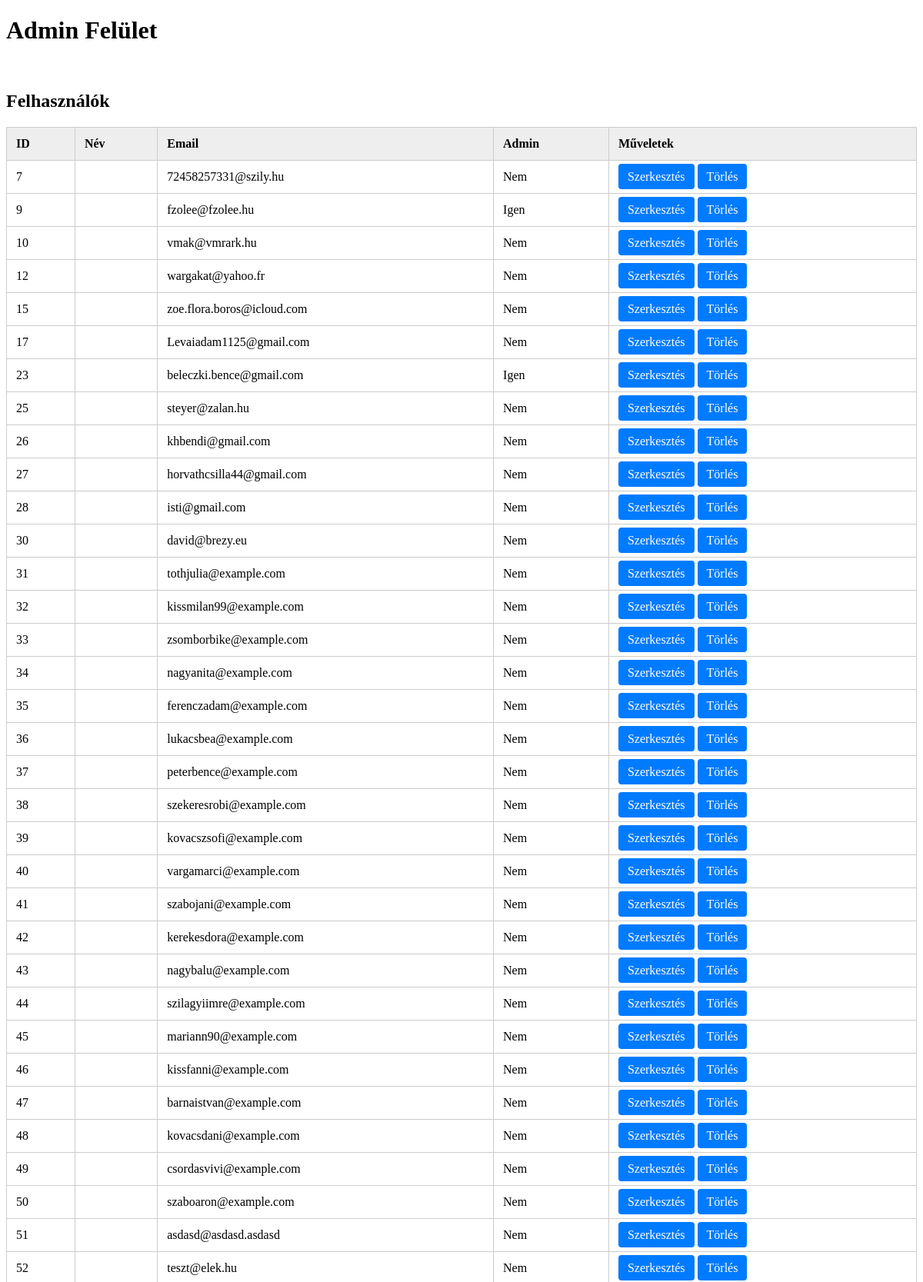
Screenshot of /edit_car.php (signed in, upper part) with the database file from the repository.
### tables this page shows
CREATE TABLE `users` (
  `id` int(11) NOT NULL,
  `nev` varchar(255) NOT NULL,
  `username` varchar(255) NOT NULL,
  `password` varchar(255) NOT NULL,
  `email` varchar(255) NOT NULL,
  `jogositvany_megszerzese` date NOT NULL,
  `jogositvany_szam` varchar(9) NOT NULL,
  `admin` tinyint(1) NOT NULL
);

### edit_car.php (the view, shortened to what this page needs)
<?php
include('db_connect.php');
$users_result = mysqli_query($conn, "SELECT * FROM users");
?>
<!DOCTYPE html>
<html lang="hu">
<head>
</head>
<body>
    <h1>Admin Felület</h1>
    <h2>Felhasználók</h2>
    <table>
        <thead>
            <tr>
                <th>ID</th>
                <th>Név</th>
                <th>Email</th>
                <th>Admin</th>
                <th>Műveletek</th>
            </tr>
        </thead>
        <tbody>
            <?php while ($user = mysqli_fetch_assoc($users_result)) { ?>
                <tr>
                    <td><?php echo htmlspecialchars($user['id']); ?></td>
                    <td><?php echo htmlspecialchars($user['name']); ?></td>
                    <td><?php echo htmlspecialchars($user['email']); ?></td>
                    <td><?php echo $user['admin'] == 1 ? 'Igen' : 'Nem'; ?></td>
                    <td>
                        <a href="edit_user.php?id=<?php echo $user['id']; ?>" class="button">Szerkesztés</a>
                        <a href="?delete_user=<?php echo $user['id']; ?>" class="button" onclick="return confirm('Biztosan törölni szeretnéd?')">Törlés</a>
                    </td>
                </tr>
            <?php } ?>
        </tbody>
    </table>
</body>
</html>

### edit_car.php (style rules this page uses)
table { border-collapse: collapse; width: 100%; margin-bottom: 40px; }
th, td { border: 1px solid #ccc; padding: 12px; text-align: left; }
th { background-color: #eee; }
a.button { padding: 8px 12px; background-color: #007BFF; color: #fff; text-decoration: none; border-radius: 4px; }
h2 { margin-top: 60px; }

### rows the page displays
users: id "7", email "72458257331@szily.hu", admin "Nem"
users: id "9", email "fzolee@fzolee.hu", admin "Igen"
users: id "10", email "vmak@vmrark.hu", admin "Nem"
users: id "12", email "wargakat@yahoo.fr", admin "Nem"
users: id "15", email "zoe.flora.boros@icloud.com", admin "Nem"
users: id "17", email "Levaiadam1125@gmail.com", admin "Nem"
users: id "23", email "beleczki.bence@gmail.com", admin "Igen"
users: id "25", email "steyer@zalan.hu", admin "Nem"
users: id "26", email "khbendi@gmail.com", admin "Nem"
users: id "27", email "horvathcsilla44@gmail.com", admin "Nem"
users: id "28", email "isti@gmail.com", admin "Nem"
users: id "30", email "david@brezy.eu", admin "Nem"
users: id "31", email "tothjulia@example.com", admin "Nem"
users: id "32", email "kissmilan99@example.com", admin "Nem"
users: id "33", email "zsomborbike@example.com", admin "Nem"
users: id "34", email "nagyanita@example.com", admin "Nem"
users: id "35", email "ferenczadam@example.com", admin "Nem"
users: id "36", email "lukacsbea@example.com", admin "Nem"
users: id "37", email "peterbence@example.com", admin "Nem"
users: id "38", email "szekeresrobi@example.com", admin "Nem"
users: id "39", email "kovacszsofi@example.com", admin "Nem"
users: id "40", email "vargamarci@example.com", admin "Nem"
users: id "41", email "szabojani@example.com", admin "Nem"
users: id "42", email "kerekesdora@example.com", admin "Nem"
users: id "43", email "nagybalu@example.com", admin "Nem"
users: id "44", email "szilagyiimre@example.com", admin "Nem"
users: id "45", email "mariann90@example.com", admin "Nem"
users: id "46", email "kissfanni@example.com", admin "Nem"
users: id "47", email "barnaistvan@example.com", admin "Nem"
users: id "48", email "kovacsdani@example.com", admin "Nem"
users: id "49", email "csordasvivi@example.com", admin "Nem"
users: id "50", email "szaboaron@example.com", admin "Nem"
users: id "51", email "asdasd@asdasd.asdasd", admin "Nem"
users: id "52", email "teszt@elek.hu", admin "Nem"
